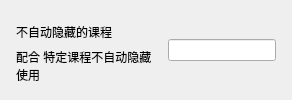
          <widget class="CardWidget" name="CardWidget_15">
           <property name="minimumSize">
            <size>
             <width>0</width>
             <height>70</height>
            </size>
           </property>
           <layout class="QHBoxLayout" name="horizontalLayout_16">
            <property name="spacing">
             <number>16</number>
            </property>
            <property name="leftMargin">
             <number>16</number>
            </property>
            <property name="topMargin">
             <number>16</number>
            </property>
            <property name="rightMargin">
             <number>16</number>
            </property>
            <property name="bottomMargin">
             <number>16</number>
            </property>
            <item>
             <layout class="QVBoxLayout" name="verticalLayout_25">
              <property name="spacing">
               <number>0</number>
              </property>
              <item>
               <widget class="StrongBodyLabel" name="StrongBodyLabel_17">
                <property name="sizePolicy">
                 <sizepolicy hsizetype="Expanding" vsizetype="Preferred">
                  <horstretch>0</horstretch>
                  <verstretch>0</verstretch>
                 </sizepolicy>
                </property>
                <property name="text">
                 <string>不自动隐藏的课程</string>
                </property>
                <property name="wordWrap">
                 <bool>true</bool>
                </property>
               </widget>
              </item>
              <item>
               <widget class="CaptionLabel" name="CaptionLabel_14">
                <property name="text">
                 <string>配合 特定课程不自动隐藏 使用</string>
                </property>
                <property name="wordWrap">
                 <bool>true</bool>
                </property>
                <property name="lightColor" stdset="0">
                 <color alpha="150">
                  <red>0</red>
                  <green>0</green>
                  <blue>0</blue>
                 </color>
                </property>
                <property name="darkColor" stdset="0">
                 <color alpha="200">
                  <red>255</red>
                  <green>255</green>
                  <blue>255</blue>
                 </color>
                </property>
               </widget>
              </item>
             </layout>
            </item>
            <item>
             <widget class="LineEdit" name="excluded_lessons">
              <property name="sizePolicy">
               <sizepolicy hsizetype="Maximum" vsizetype="Fixed">
                <horstretch>0</horstretch>
                <verstretch>0</verstretch>
               </sizepolicy>
              </property>
             </widget>
            </item>
           </layout>
          </widget>
